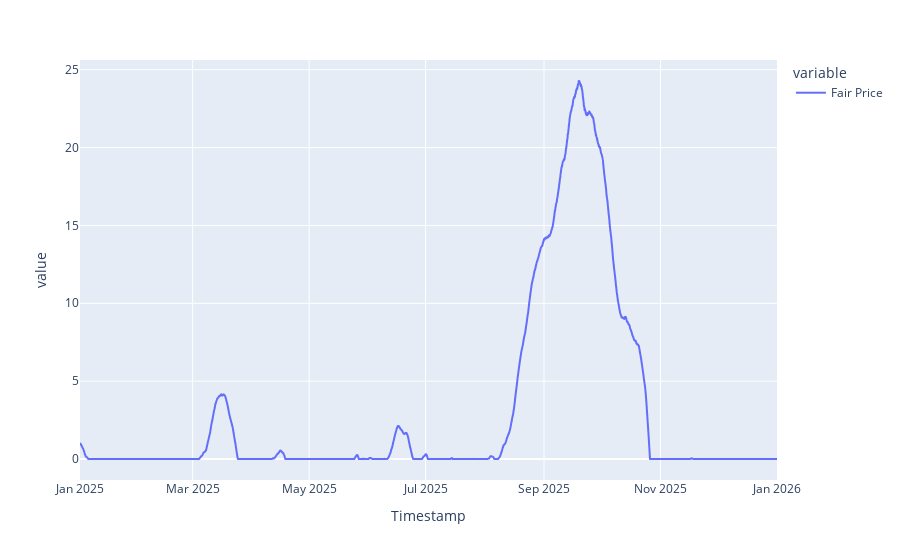

Write notebook code for a chart like this one.
### Markdown cell above
## Question 1 : simulating fair prices

### Code cell
px.line(simulate_fair_price().to_pandas().set_index('Timestamp'))

### Figure 1 — Plotly figure (JSON) as saved in the notebook; plotly's stock layout.template omitted (floating-point values rounded to 4 significant figures; data arrays with more than 128 entries replaced by an {"elided": "..."} marker saying what was removed)
{"data": [{"hovertemplate": "variable=Fair Price<br>Timestamp=%{x}<br>value=%{y}<extra></extra>", "legendgroup": "Fair Price", "line": {"color": "#636efa", "dash": "solid"}, "marker": {"symbol": "circle"}, "mode": "lines", "name": "Fair Price", "showlegend": true, "type": "scattergl", "x": {"elided": "8761 str values"}, "xaxis": "x", "y": {"elided": "8761 float values"}, "yaxis": "y"}], "layout": {"legend": {"title": {"text": "variable"}, "tracegroupgap": 0}, "margin": {"t": 60}, "xaxis": {"anchor": "y", "domain": [0, 1], "title": {"text": "Timestamp"}}, "yaxis": {"anchor": "x", "domain": [0, 1], "title": {"text": "value"}}}}
